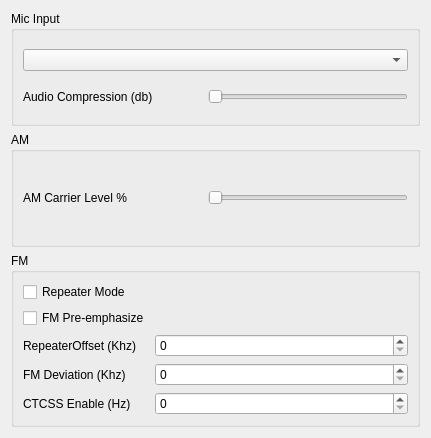
<?xml version="1.0" encoding="UTF-8"?>
<ui version="4.0">
 <class>tx_settings_dialog</class>
 <widget class="QWidget" name="tx_settings_dialog">
  <property name="geometry">
   <rect>
    <x>0</x>
    <y>0</y>
    <width>431</width>
    <height>438</height>
   </rect>
  </property>
  <property name="maximumSize">
   <size>
    <width>16777215</width>
    <height>476</height>
   </size>
  </property>
  <property name="windowTitle">
   <string>Dialog</string>
  </property>
  <layout class="QVBoxLayout" name="verticalLayout_5">
   <item>
    <widget class="QGroupBox" name="groupBox">
     <property name="title">
      <string>Mic Input</string>
     </property>
     <property name="flat">
      <bool>false</bool>
     </property>
     <layout class="QVBoxLayout" name="verticalLayout_4">
      <property name="spacing">
       <number>9</number>
      </property>
      <item>
       <widget class="QComboBox" name="audiodevlist"/>
      </item>
      <item>
       <layout class="QHBoxLayout" name="horizontalLayout_2">
        <item>
         <widget class="QLabel" name="label_2">
          <property name="text">
           <string>Audio Compression (db)</string>
          </property>
         </widget>
        </item>
        <item>
         <widget class="QSlider" name="audioCompression">
          <property name="enabled">
           <bool>true</bool>
          </property>
          <property name="sizePolicy">
           <sizepolicy hsizetype="Fixed" vsizetype="Fixed">
            <horstretch>0</horstretch>
            <verstretch>0</verstretch>
           </sizepolicy>
          </property>
          <property name="minimumSize">
           <size>
            <width>200</width>
            <height>0</height>
           </size>
          </property>
          <property name="maximum">
           <number>20</number>
          </property>
          <property name="pageStep">
           <number>5</number>
          </property>
          <property name="orientation">
           <enum>Qt::Horizontal</enum>
          </property>
         </widget>
        </item>
       </layout>
      </item>
     </layout>
    </widget>
   </item>
   <item>
    <widget class="QGroupBox" name="groupBox_3">
     <property name="layoutDirection">
      <enum>Qt::LeftToRight</enum>
     </property>
     <property name="title">
      <string>AM</string>
     </property>
     <layout class="QVBoxLayout" name="verticalLayout_3">
      <item>
       <layout class="QHBoxLayout" name="horizontalLayout">
        <item>
         <widget class="QLabel" name="label_3">
          <property name="text">
           <string>AM Carrier Level %</string>
          </property>
         </widget>
        </item>
        <item>
         <widget class="QSlider" name="amCarrierLevel">
          <property name="sizePolicy">
           <sizepolicy hsizetype="Fixed" vsizetype="Fixed">
            <horstretch>0</horstretch>
            <verstretch>0</verstretch>
           </sizepolicy>
          </property>
          <property name="minimumSize">
           <size>
            <width>200</width>
            <height>0</height>
           </size>
          </property>
          <property name="singleStep">
           <number>5</number>
          </property>
          <property name="orientation">
           <enum>Qt::Horizontal</enum>
          </property>
         </widget>
        </item>
       </layout>
      </item>
     </layout>
    </widget>
   </item>
   <item>
    <widget class="QGroupBox" name="groupBox_2">
     <property name="title">
      <string>FM</string>
     </property>
     <property name="flat">
      <bool>false</bool>
     </property>
     <layout class="QVBoxLayout" name="verticalLayout_2">
      <item>
       <layout class="QVBoxLayout" name="verticalLayout">
        <item>
         <widget class="QCheckBox" name="repeaterMode">
          <property name="layoutDirection">
           <enum>Qt::LeftToRight</enum>
          </property>
          <property name="styleSheet">
           <string notr="true"/>
          </property>
          <property name="text">
           <string>Repeater Mode</string>
          </property>
         </widget>
        </item>
        <item>
         <widget class="QCheckBox" name="fmPre">
          <property name="layoutDirection">
           <enum>Qt::LeftToRight</enum>
          </property>
          <property name="text">
           <string>FM Pre-emphasize</string>
          </property>
         </widget>
        </item>
       </layout>
      </item>
      <item>
       <layout class="QGridLayout" name="gridLayout">
        <item row="1" column="0">
         <widget class="QLabel" name="label_5">
          <property name="contextMenuPolicy">
           <enum>Qt::NoContextMenu</enum>
          </property>
          <property name="text">
           <string>FM Deviation (Khz)</string>
          </property>
         </widget>
        </item>
        <item row="1" column="1" colspan="2">
         <widget class="QSpinBox" name="fm_deviation"/>
        </item>
        <item row="2" column="0">
         <widget class="QLabel" name="label_4">
          <property name="text">
           <string>CTCSS Enable (Hz)</string>
          </property>
         </widget>
        </item>
        <item row="2" column="1" colspan="2">
         <widget class="QSpinBox" name="ctcss_tone">
          <property name="maximum">
           <number>1000</number>
          </property>
          <property name="singleStep">
           <number>100</number>
          </property>
         </widget>
        </item>
        <item row="0" column="0">
         <widget class="QLabel" name="label">
          <property name="text">
           <string>RepeaterOffset (Khz)</string>
          </property>
         </widget>
        </item>
        <item row="0" column="1" colspan="2">
         <widget class="QSpinBox" name="repeater_offset">
          <property name="maximum">
           <number>1</number>
          </property>
          <property name="singleStep">
           <number>100</number>
          </property>
         </widget>
        </item>
       </layout>
      </item>
     </layout>
    </widget>
   </item>
  </layout>
 </widget>
 <resources/>
 <connections/>
</ui>
